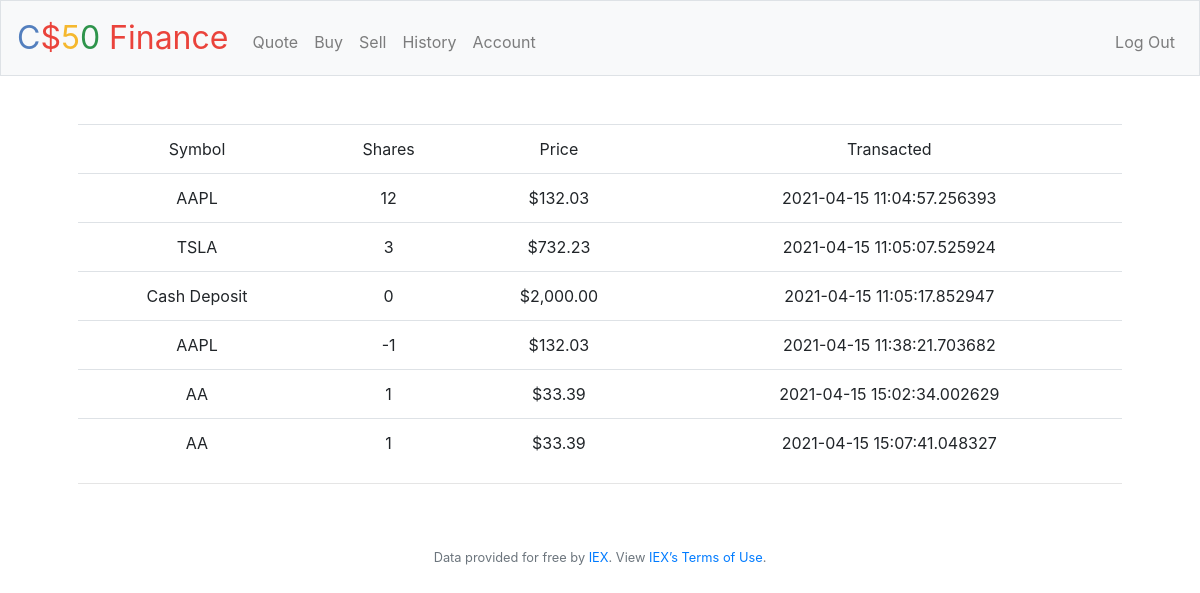
Screenshot of /history (signed in) with the database file from the repository.
### tables this page shows
CREATE TABLE history (
id integer primary key autoincrement,
user TEXT NOT NULL,
user_pk int NOT NULL,
timestamp TEXT NOT NULL,
symbol TEXT NOT NULL,
delta_shares int NOT NULL,
price_share REAL NOT NULL
);

### application.py (the view)
@app.route("/history")
@login_required
def history():
    transactions = db.execute("SELECT * FROM history WHERE user_pk=?", session.get("user_id"))
    return render_template("history.html", trans=transactions)

### application.py (called while the page is built)
@app.after_request
def after_request(response):
    response.headers["Cache-Control"] = "no-cache, no-store, must-revalidate"
    response.headers["Expires"] = 0
    response.headers["Pragma"] = "no-cache"
    return response

### helpers.py (called while the page is built)
def login_required(f):
    @wraps(f)
    def decorated_function(*args, **kwargs):
        if session.get("user_id") is None:
            return redirect("/login")
        return f(*args, **kwargs)
    return decorated_function

def usd(value):
    return f"${value:,.2f}"

### templates/history.html (shortened to what this page needs)
{% extends "layout.html" %}
{% block main %}
    <form action="/history" method="get">
    <div class="table-hover">
        <table class="table">
            <thead>
                <td scope="col">Symbol</td>
                <td scope="col">Shares</td>
                <td scope="col">Price</td>
                <td scope="col">Transacted</td>
            </thead>
            <tbody>
                {% for tran in trans %}
                <tr>
                        <td>{{ tran.symbol }}</td>
                        <td>{{ tran.delta_shares }}</td>
                        <td>{{ tran.price_share | usd }}</td>
                        <td>{{ tran.timestamp }}</td>
                </tr>
                {% endfor %}
            </tbody>
        </table>
    </div>
    </form>
    <hr>
{% endblock %}

### rows the page displays
history: symbol "AAPL", delta_shares "12", price_share "$132.03", timestamp "2021-04-15 11:04:57.256393"
history: symbol "TSLA", delta_shares "3", price_share "$732.23", timestamp "2021-04-15 11:05:07.525924"
history: symbol "Cash Deposit", delta_shares "0", price_share "$2,000.00", timestamp "2021-04-15 11:05:17.852947"
history: symbol "AAPL", delta_shares "-1", price_share "$132.03", timestamp "2021-04-15 11:38:21.703682"
history: symbol "AA", delta_shares "1", price_share "$33.39", timestamp "2021-04-15 15:02:34.002629"
history: symbol "AA", delta_shares "1", price_share "$33.39", timestamp "2021-04-15 15:07:41.048327"
